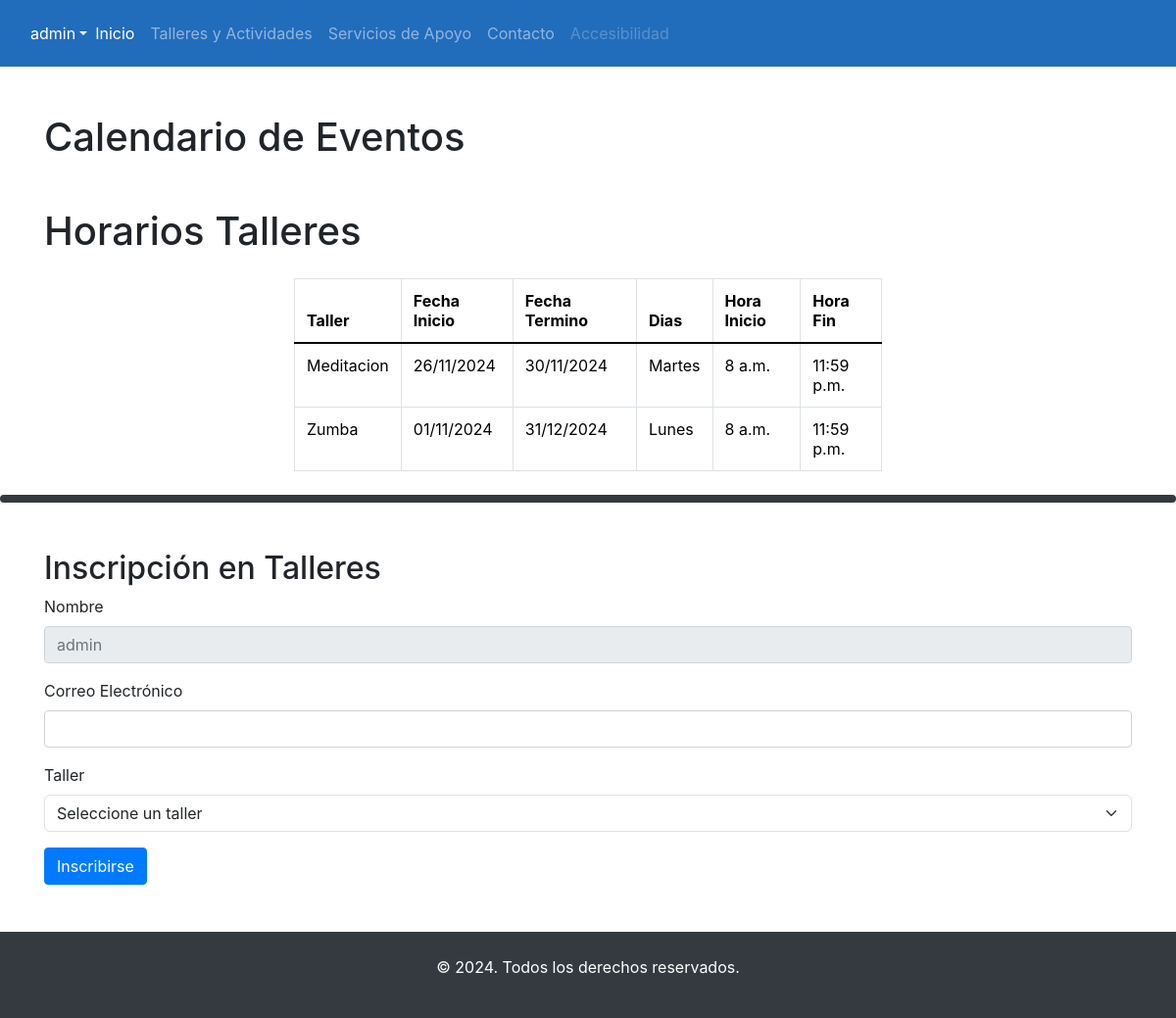
/pages/talleres (signed in), run on the app's committed database.
### myapp/models.py (models this page shows, shortened)
class Taller(models.Model):
    taller_id = models.AutoField(primary_key=True)
    nombre = models.CharField(max_length=50)
    descripcion = models.TextField()
    fecha_inicio = models.DateField()
    fecha_fin = models.DateField()
    hora_inicio = models.TimeField(default=datetime.time(8, 0, 0), null=False)
    hora_fin = models.TimeField(default=datetime.time(23, 59, 59), null=False)
    DIAS_CHOICES = [
        ('Lunes', 'Lunes'),
        ('Martes', 'Martes'),
        ('Miércoles', 'Miércoles'),
        ('Jueves', 'Jueves'),
        ('Viernes', 'Viernes'),
    ]
    dias = models.ManyToManyField('Dia', choices=DIAS_CHOICES)
    dias = models.CharField(max_length=50, choices=DIAS_CHOICES)
    cupo_maximo = models.IntegerField()
    instructor_id = models.ForeignKey(Instructor, on_delete=models.CASCADE)
    clasificacion_taller_id = models.ForeignKey(Clasificacion_taller, on_delete=models.CASCADE)
    sala_id = models.ForeignKey(Sala, on_delete=models.CASCADE)

### myapp/views.py (the view)
# urls.py: path('pages/talleres', views.talleres, name='talleres'),
def talleres(request):
    talleres = Taller.objects.all()
    context = {
        'talleres': talleres
    }
    return render(request, 'pages/talleres.html',context)

### myapp/templates/pages/talleres.html (shortened to what this page needs)
{% extends 'layouts/base.html' %}
{% block content %}
{% load static %}
<link rel='stylesheet' href='https://cdn.jsdelivr.net/npm/fullcalendar@5.11.3/main.min.css' />
<link rel="stylesheet" href="https://stackpath.bootstrapcdn.com/bootstrap/4.5.2/css/bootstrap.min.css">
<div class="container mt-5">
    <h1 class="mb-4">Calendario de Eventos</h1>
</div>
<div class="container mt-5">
    <h1 class="mb-4">Horarios Talleres</h1>
    <table class="table table-bordered">
        <thead>
            <tr>
                <th>Taller</th>
                <th>Fecha Inicio</th>
                <th>Fecha Termino</th>
                <th>Dias</th>
                <th>Hora Inicio</th>
                <th>Hora Fin</th>
            </tr>
        </thead>
        <tbody>
            {% for taller in talleres %}
            <tr>
                <td>{{ taller.nombre }}</td>
                <td>{{ taller.fecha_inicio|date:"d/m/Y" }}</td>
                <td>{{ taller.fecha_fin|date:"d/m/Y" }}</td>
                <td>{{ taller.dias }}</td>
                <td>{{ taller.hora_inicio }}</td>
                <td>{{ taller.hora_fin }}</td>
            </tr>
            {% endfor %}
        </tbody>
    </table>
</div>
<div class="mt-4 p-1 bg-dark text-white rounded"></div>
<div class="container mt-5">
    <h2 class="mt-5">Inscripción en Talleres</h2>
    <form id="registrationForm" method="POST" action="{% url 'registrar_taller' %}">
        <div class="mb-3">
            <label for="name" class="form-label">Nombre</label>
                <input type="text" class="form-control" id="name" name="name" placeholder="{{user.username}}" disabled>
            </div>
            <div class="mb-3">
                <label for="email" class="form-label">Correo Electrónico</label>
                <input type="email" class="form-control" id="email" name="email" required>
            </div>
            <div class="mb-3">
                <label for="workshop" class="form-label">Taller</label>
                <select class="form-select" id="workshop" name="workshop" required>
                    <option value="">Seleccione un taller</option>
                </select>
            </div>
            {% if user.is_authenticated %}
            <button type="submit" class="btn btn-primary">Inscribirse</button>
            {% else %}
            <button type="submit" class="btn btn-primary" disabled>Inscribirse</button>
            {% endif %}
    </form>
</div>
<link href="https://cdnjs.cloudflare.com/ajax/libs/fullcalendar/3.10.2/fullcalendar.min.css" rel="stylesheet">
{% endblock %}

### myapp/templates/layouts/base.html (shortened to what this page needs)
{% load static %}
<head>
    <link href="https://cdn.jsdelivr.net/npm/bootstrap@5.0.2/dist/css/bootstrap.min.css" rel="stylesheet"
>
    <link rel="stylesheet" href="https://unpkg.com/bootstrap@5.3.3/dist/css/bootstrap.min.css">
    <link rel="stylesheet" href="{% static 'css/base.css' %}">
    <link rel="stylesheet" href="{% static 'scss/style.scss' %}">
    <link rel="stylesheet" href="{% static 'js/main.js' %}">
    <link rel="stylesheet" href="{% static 'js/jquery.min.js' %}">
    <link rel="stylesheet" href="{% static 'js/bootstrap.min.js' %}">
  </head>
   <body>
     <nav class="navbar navbar-expand-lg navbar-dark ">
       <div class="container-fluid">
         {% if user.is_authenticated %}
         <a class="dropdown-toggle" data-bs-toggle="dropdown" style="color: white; text-decoration: none;">{{ user.username }}</a>
         {% endif %}
      <div class="collapse navbar-collapse" id="navbarNav">
        <ul class="navbar-nav">
          <li class="nav-item">
            <a class="nav-link active" aria-current="page" href="{% url 'home' %}">Inicio</a>
          </li>
          <li class="nav-item">
            <a class="nav-link" href="{% url 'talleres' %}">Talleres y Actividades</a>
              <li class="nav-item">
            <a class="nav-link" href="{% url 'servicios_apoyo' %}">Servicios de Apoyo</a>
             </li>
              <li class="nav-item">
               <a class="nav-link" href="{% url 'contacto' %}">Contacto</a>
                </li>
                 <li class="nav-item">
                  <a class="nav-link disabled" href="" >Accesibilidad</a>
          </li>
        </ul>
      </div>
    </div>
  </nav>
</body>
  {% block content %}
  {% endblock %}
  <footer class="bg-dark text-white mt-5 p-4 text-center">
    <p>&copy; 2024. Todos los derechos reservados.</p>
    </footer>

### myapp/static/css/base.css (style rules this page uses)
body { font-family: Arial, sans-serif; }
.navbar { background-color: #226cbc; text-decoration: white; color: rgb(255, 255, 255); }
.navbar ul { list-style-type: none; margin: 0; padding: 0; overflow: hidden; }
.navbar ul li { float: left; }
.navbar ul li a { display: block; color: white; text-align: center; padding: 14px 16px; text-decoration: none; }

### myapp/templates/layouts/base.html (style rules this page uses)
body { font-family: Arial, sans-serif; }
.navbar { background-color: #226cbc; text-decoration: white; color: rgb(255, 255, 255); }
.navbar ul { list-style-type: none; margin: 0; padding: 0; overflow: hidden; }
.navbar ul li { float: left; }
.navbar ul li a { display: block; color: white; text-align: center; padding: 14px 16px; text-decoration: none; }

### myapp/templates/pages/talleres.html (style rules this page uses)
.table { width: 600px; margin: 0 auto; }

### data on the page
Taller: nombre "Meditacion", fecha_inicio "26/11/2024", fecha_fin "30/11/2024", dias "Martes", hora_inicio "8 a.m.", hora_fin "11:59 p.m."
Taller: nombre "Zumba", fecha_inicio "01/11/2024", fecha_fin "31/12/2024", dias "Lunes", hora_inicio "8 a.m.", hora_fin "11:59 p.m."

### other printed values
{{ user.username }} "admin"
